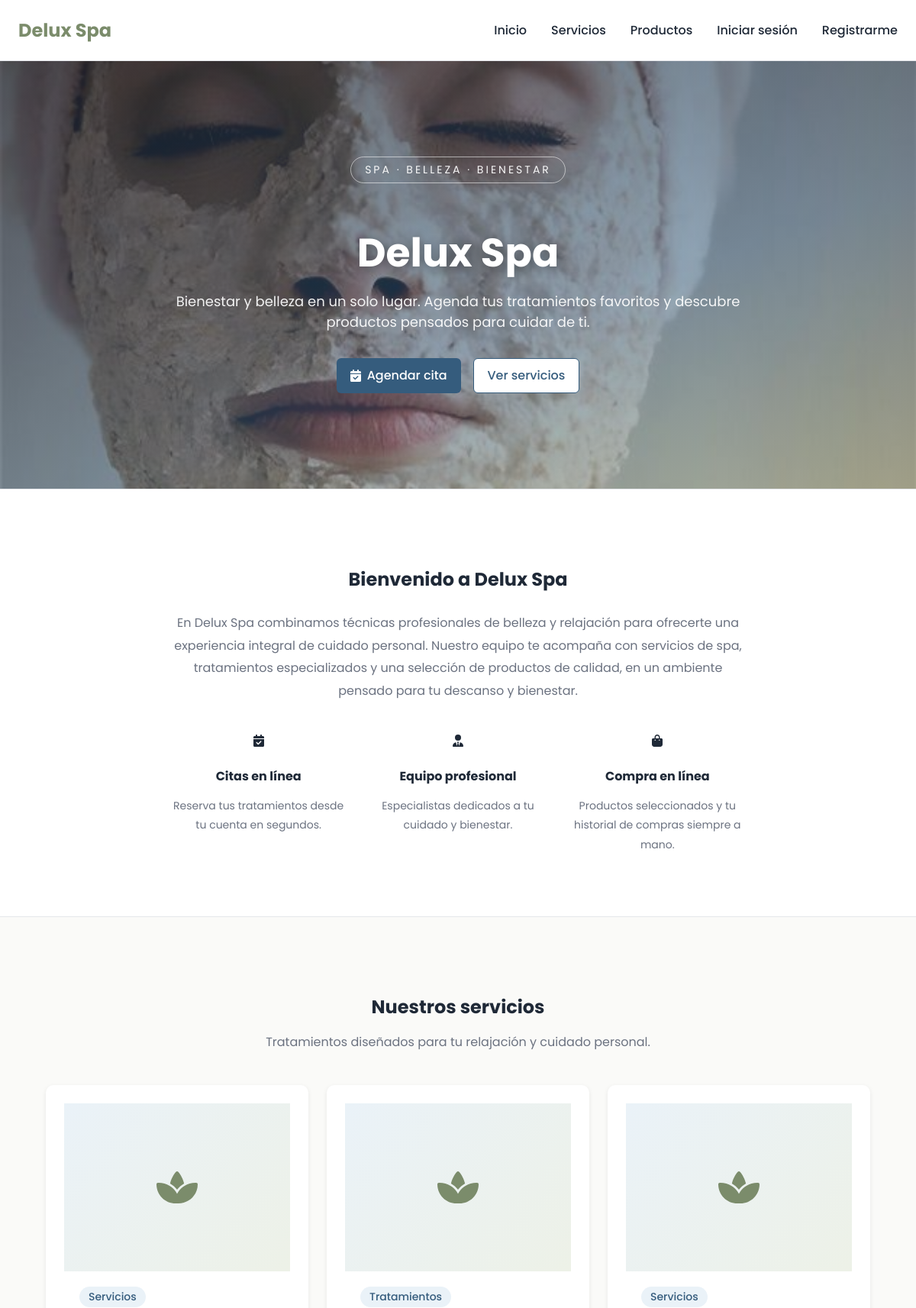
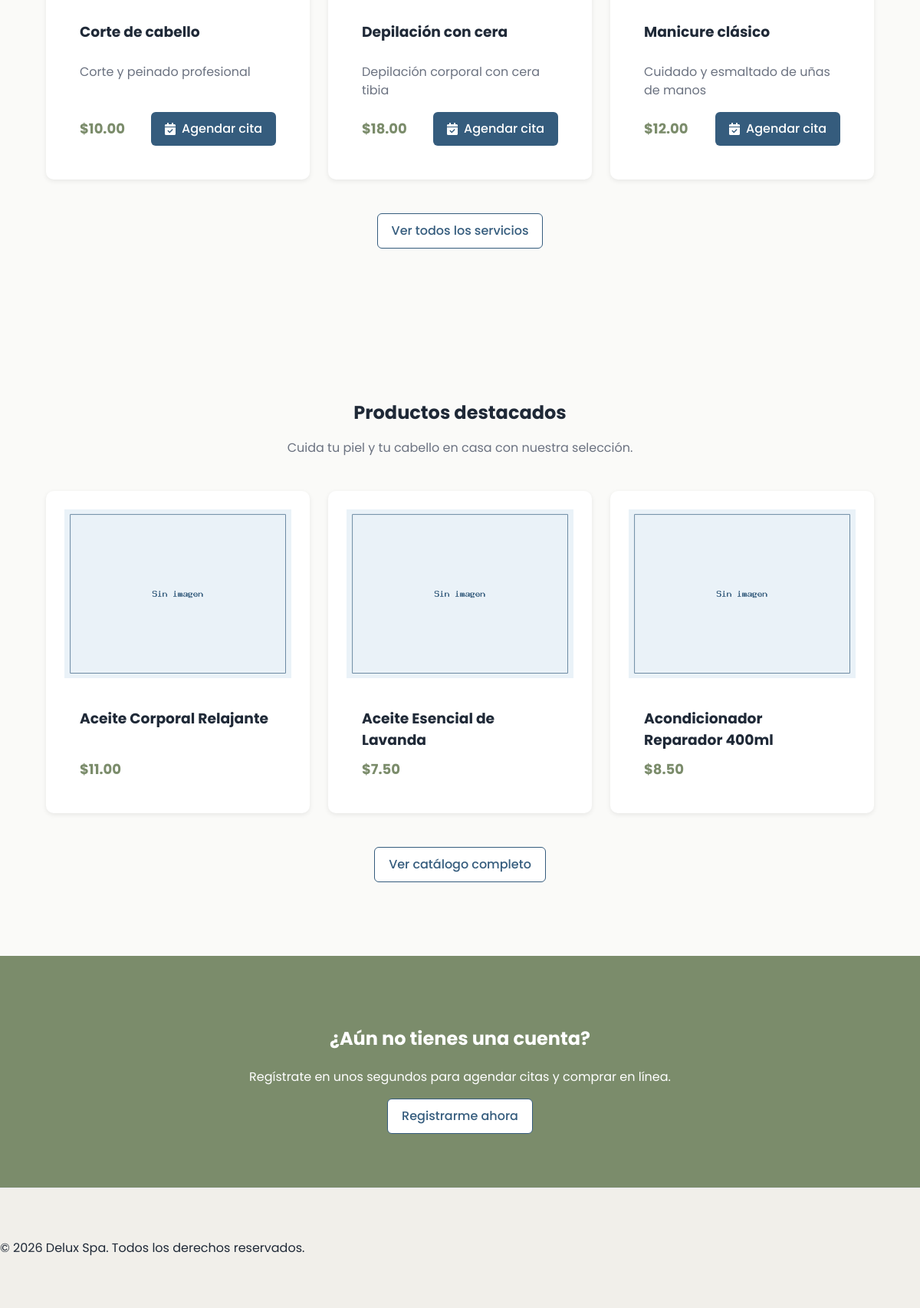
The page / on the database its author committed (2 pictures, top to bottom).
### tables this page shows
CREATE TABLE servicios (
    id_servicio            INT AUTO_INCREMENT PRIMARY KEY,
    id_categoria_servicio  INT NOT NULL,
    nombre                 VARCHAR(100) NOT NULL,
    descripcion            TEXT NULL,
    precio                 DECIMAL(10,2) NOT NULL,
    disponibilidad         TINYINT(1) NOT NULL DEFAULT 1,
    imagen                 VARCHAR(255) NULL,
    CONSTRAINT fk_servicios_categoria
        FOREIGN KEY (id_categoria_servicio) REFERENCES categorias_servicio(id_categoria_servicio)
        ON UPDATE CASCADE ON DELETE RESTRICT
);

CREATE TABLE categorias_servicio (
    id_categoria_servicio INT AUTO_INCREMENT PRIMARY KEY,
    nombre_categoria      VARCHAR(100) NOT NULL UNIQUE,
    descripcion           VARCHAR(200) NULL,
    estado                TINYINT(1)   NOT NULL DEFAULT 1
);

CREATE TABLE productos (
    id_producto            INT AUTO_INCREMENT PRIMARY KEY,
    id_categoria_producto  INT NOT NULL,
    nombre                 VARCHAR(100) NOT NULL,
    descripcion            TEXT NULL,
    precio                 DECIMAL(10,2) NOT NULL,
    stock                  INT NOT NULL DEFAULT 0,
    disponibilidad         TINYINT(1) NOT NULL DEFAULT 1,
    imagen                 VARCHAR(255) NULL,
    CONSTRAINT fk_productos_categoria
        FOREIGN KEY (id_categoria_producto) REFERENCES categorias_producto(id_categoria_producto)
        ON UPDATE CASCADE ON DELETE RESTRICT
);

### controllers/publico/SitioController.php (called while the page is built, shortened)
<?php
require_once "models/dao/Servicios/ServicioDAO.php";
require_once "models/dao/producto/ProductoDAO.php";
class SitioController
{
    private ServicioDAO $servicioDAO;
    public function __construct()
    {
        $this->servicioDAO = new ServicioDAO();
    }
    public function inicio()
    {
        $productoDAO = new ProductoDAO();
        $serviciosDestacados = $this->servicioDAO->listarDisponibles(3);
        $productosDestacados = array_slice($productoDAO->listar(), 0, 3);
        require_once "views/publico/inicio.php";
    }
}

### index.php (called while the page is built, shortened)
<?php
$action = $_GET['action'] ?? 'inicio';
$controller = new $controllerName();
$controller->$action();

### models/dao/BaseDAO.php (called while the page is built, shortened)
<?php
require_once "config/Database.php";
abstract class BaseDAO
{
    public function __construct()
    {
        $db = new Database();
        $this->conexion = $db->conectar();
    }
}

### config/Database.php (called while the page is built)
<?php
class Database
{
    private string $host = "localhost";
    private string $dbname = "spa_belleza";
    private string $user = "root";
    private string $password = "";
    public function conectar(): PDO
    {
        return new PDO(
            "mysql:host={$this->host};dbname={$this->dbname};charset=utf8mb4",
            $this->user,
            $this->password,
            [
                PDO::ATTR_ERRMODE            => PDO::ERRMODE_EXCEPTION,
                PDO::ATTR_DEFAULT_FETCH_MODE => PDO::FETCH_ASSOC,
                PDO::ATTR_EMULATE_PREPARES   => false
            ]
        );
    }
}

### models/dao/Servicios/ServicioDAO.php (called while the page is built, shortened)
<?php
require_once "models/dao/BaseDAO.php";
require_once "models/dto/Servicios/servicio.php";
class ServicioDAO extends BaseDAO
{
    private function mapearFila(array $fila): Servicio
    {
        return new Servicio(
            (int)$fila['id_servicio'],
            (int)$fila['id_categoria_servicio'],
            $fila['nombre'],
            $fila['descripcion'] !== null ? $fila['descripcion'] : null,
            (float)$fila['precio'],
            (bool)$fila['disponibilidad'],
            $fila['imagen'] !== null ? $fila['imagen'] : null,
            $fila['nombre_categoria']
        );
    }
    public function listarDisponibles(?int $limite = null): array
    {
        $servicios = [];
        try {
            $sql = self::SELECT_BASE . "
                    WHERE s.disponibilidad = 1
                      AND c.estado = 1
                    ORDER BY s.nombre";
            if ($limite !== null && $limite > 0) {
                $sql .= " LIMIT :limite";
            }
            $stmt = $this->conexion->prepare($sql);
            if ($limite !== null && $limite > 0) {
                $stmt->bindValue(':limite', $limite, PDO::PARAM_INT);
            }
            $stmt->execute();
            while ($fila = $stmt->fetch()) {
                $servicios[] = $this->mapearFila($fila);
            }
        } catch (PDOException $e) {
            error_log("Error en ServicioDAO::listarDisponibles -> " . $e->getMessage());
        }
        return $servicios;
    }
}

### models/dto/Servicios/servicio.php (called while the page is built, shortened)
<?php
class Servicio
{
    private string $nombre;
    private ?string $descripcion;
    private float $precio;
    private ?string $imagen;
    private string $nombreCategoria;
    public function __construct(
        ?int $idServicio = null,
        int $idCategoriaServicio = 0,
        string $nombre = '',
        ?string $descripcion = null,
        float $precio = 0.0,
        bool $disponibilidad = true,
        ?string $imagen = null,
        string $nombreCategoria = ''
    ) {
        $this->nombre = $nombre;
        $this->descripcion = $descripcion;
        $this->precio = $precio;
        $this->imagen = $imagen;
        $this->nombreCategoria = $nombreCategoria;
    }
    public function getNombre(): string
    {
        return $this->nombre;
    }
    public function getDescripcion(): ?string
    {
        return $this->descripcion;
    }
    public function getPrecio(): float
    {
        return $this->precio;
    }
    public function getImagen(): ?string
    {
        return $this->imagen;
    }
    public function getNombreCategoria(): string
    {
        return $this->nombreCategoria;
    }
}

### models/dao/producto/ProductoDAO.php (called while the page is built, shortened)
<?php
require_once "config/Database.php";
class ProductoDAO
{
    private PDO $cn;
    public function __construct(?PDO $conexion = null)
    {
        if($conexion !== null){
        $this->cn = $conexion;
        } else {
            $db = new Database();
            $this->cn = $db->conectar();
        }
    }
    public function listar()
    {
        $sql = "SELECT
                p.*,
                c.nombre_categoria
                FROM productos p
                INNER JOIN categorias_producto c
                ON p.id_categoria_producto = c.id_categoria_producto
                ORDER BY p.nombre";
                $stmt = $this->cn->prepare($sql);
                $stmt->execute();
                return $stmt->fetchAll(PDO::FETCH_ASSOC);
    }
}

### views/publico/inicio.php (the view, shortened to what this page needs)
<?php
require_once "views/layouts/header_publico.php";
$sesionActiva = isset($_SESSION['usuario']);
$urlAgendarCita = $sesionActiva
    ? "index.php?controller=citas&action=crear"
    : "index.php?controller=auth&action=login";
?>
<section class="home-hero">
    <div class="hero-content">
        <span class="hero-etiqueta">Spa · Belleza · Bienestar</span>
        <h1>Delux Spa</h1>
        <p>Bienestar y belleza en un solo lugar. Agenda tus tratamientos favoritos y descubre productos pensados para cuidar de ti.</p>
        <div class="hero-acciones">
            <a href="<?= $urlAgendarCita ?>" class="btn btn-primary">
                <i class="fa-solid fa-calendar-check"></i> Agendar cita
            </a>
            <a href="index.php?controller=sitio&action=servicios" class="btn btn-outline">
                Ver servicios
            </a>
        </div>
    </div>
</section>
<section class="section home-about">
    <div class="home-about-inner">
        <h2 class="section-title">Bienvenido a Delux Spa</h2>
        <p>
            En Delux Spa combinamos técnicas profesionales de belleza y relajación
            para ofrecerte una experiencia integral de cuidado personal. Nuestro
            equipo te acompaña con servicios de spa, tratamientos especializados
            y una selección de productos de calidad, en un ambiente pensado para
            tu descanso y bienestar.
        </p>
        <div class="home-features">
            <div class="home-feature">
                <i class="fa-solid fa-calendar-check"></i>
                <h4>Citas en línea</h4>
                <p>Reserva tus tratamientos desde tu cuenta en segundos.</p>
            </div>
            <div class="home-feature">
                <i class="fa-solid fa-user-tie"></i>
                <h4>Equipo profesional</h4>
                <p>Especialistas dedicados a tu cuidado y bienestar.</p>
            </div>
            <div class="home-feature">
                <i class="fa-solid fa-bag-shopping"></i>
                <h4>Compra en línea</h4>
                <p>Productos seleccionados y tu historial de compras siempre a mano.</p>
            </div>
        </div>
    </div>
</section>
<section class="section container" id="servicios">
    <h2 class="section-title">Nuestros servicios</h2>
    <p class="home-seccion-sub">Tratamientos diseñados para tu relajación y cuidado personal.</p>
    <?php if (!empty($serviciosDestacados)): ?>
        <div class="grid grid-3">
            <?php foreach ($serviciosDestacados as $s): ?>
                <article class="card catalog-card home-card">
                    <?php if ($s->getImagen()): ?>
                        <img src="<?= htmlspecialchars($s->getImagen()) ?>"
                            alt="<?= htmlspecialchars($s->getNombre()) ?>">
                    <?php else: ?>
                        <div class="home-service-placeholder">
                            <i class="fa-solid fa-spa"></i>
                        </div>
                    <?php endif; ?>
                    <div class="catalog-content">
                        <span class="home-card-categoria"><?= htmlspecialchars($s->getNombreCategoria()) ?></span>
                        <h3 class="catalog-title"><?= htmlspecialchars($s->getNombre()) ?></h3>
                        <p class="home-card-descripcion">
                            <?= htmlspecialchars($s->getDescripcion() ?? 'Tratamiento profesional para tu cuidado y bienestar.') ?>
                        </p>
                        <div class="home-card-footer">
                            <span class="catalog-price">$<?= number_format($s->getPrecio(), 2) ?></span>
                            <a href="<?= $urlAgendarCita ?>" class="btn btn-primary">
                                <i class="fa-solid fa-calendar-check"></i> Agendar cita
                            </a>
                        </div>
                    </div>
                </article>
            <?php endforeach; ?>
        </div>
        <p class="home-seccion-enlace">
            <a href="index.php?controller=sitio&action=servicios" class="btn btn-outline">Ver todos los servicios</a>
        </p>
    <?php else: ?>
        <p class="text-center">Muy pronto podrás explorar nuestros tratamientos de spa y belleza.</p>
    <?php endif; ?>
</section>
<section class="section container" id="productos">
    <h2 class="section-title">Productos destacados</h2>
    <p class="home-seccion-sub">Cuida tu piel y tu cabello en casa con nuestra selección.</p>
    <?php if (!empty($productosDestacados)): ?>
        <div class="grid grid-3">
            <?php foreach ($productosDestacados as $p): ?>
                <article class="card catalog-card home-card">
                    <img src="<?= !empty($p['imagen']) ? htmlspecialchars($p['imagen']) : 'assets/img/no-image.png' ?>"
                        alt="<?= htmlspecialchars($p['nombre']) ?>">
                    <div class="catalog-content">
                        <h3 class="catalog-title"><?= htmlspecialchars($p['nombre']) ?></h3>
                        <div class="home-card-footer">
                            <span class="catalog-price">$<?= number_format((float)$p['precio'], 2) ?></span>
                        </div>
                    </div>
                </article>
            <?php endforeach; ?>
        </div>
        <p class="home-seccion-enlace">
            <a href="index.php?controller=clienteProd&action=catalogo" class="btn btn-outline">Ver catálogo completo</a>
        </p>
    <?php else: ?>
        <p class="text-center">Estamos preparando un catálogo de productos para el cuidado de tu piel y cabello.</p>
    <?php endif; ?>
</section>
<section class="cta">
    <?php if (!$sesionActiva): ?>
        <h2>¿Aún no tienes una cuenta?</h2>
        <p>Regístrate en unos segundos para agendar citas y comprar en línea.</p>
        <a href="index.php?controller=auth&action=registro" class="btn btn-outline">Registrarme ahora</a>
    <?php else: ?>
        <h2>Tu momento de bienestar te espera</h2>
        <p>Agenda tu próxima cita o revisa tu cuenta.</p>
        <a href="<?= $urlAgendarCita ?>" class="btn btn-outline">Agendar cita</a>
    <?php endif; ?>
</section>
<?php require_once "views/layouts/footer.php"; ?>

### rows shown on the page
servicios: id_categoria_servicio.nombre_categoria "Servicios", nombre "Corte de cabello", descripcion "Corte y peinado profesional", precio "10.00"
servicios: id_categoria_servicio.nombre_categoria "Tratamientos", nombre "Depilación con cera", descripcion "Depilación corporal con cera tibia", precio "18.00"
servicios: id_categoria_servicio.nombre_categoria "Servicios", nombre "Manicure clásico", descripcion "Cuidado y esmaltado de uñas de manos", precio "12.00"
productos: nombre "Aceite Corporal Relajante", precio "11.00"
productos: nombre "Aceite Esencial de Lavanda", precio "7.50"
productos: nombre "Acondicionador Reparador 400ml", precio "8.50"
